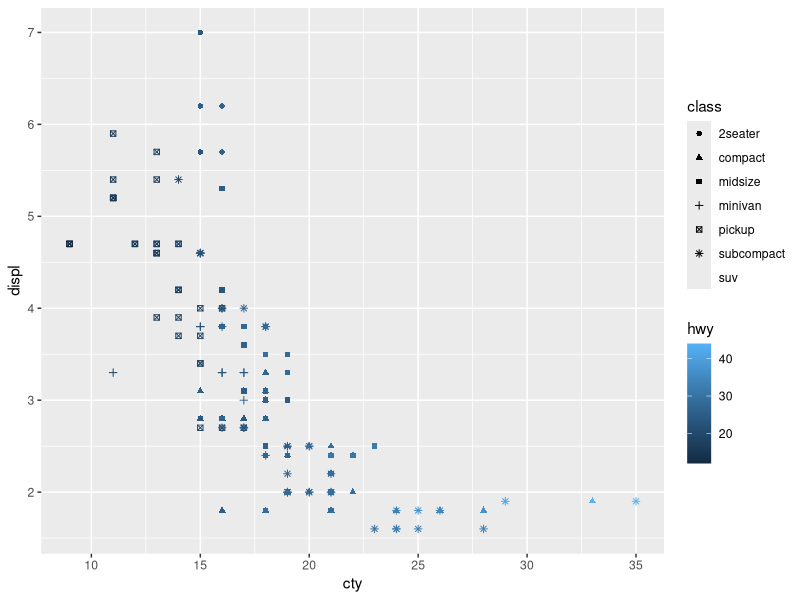
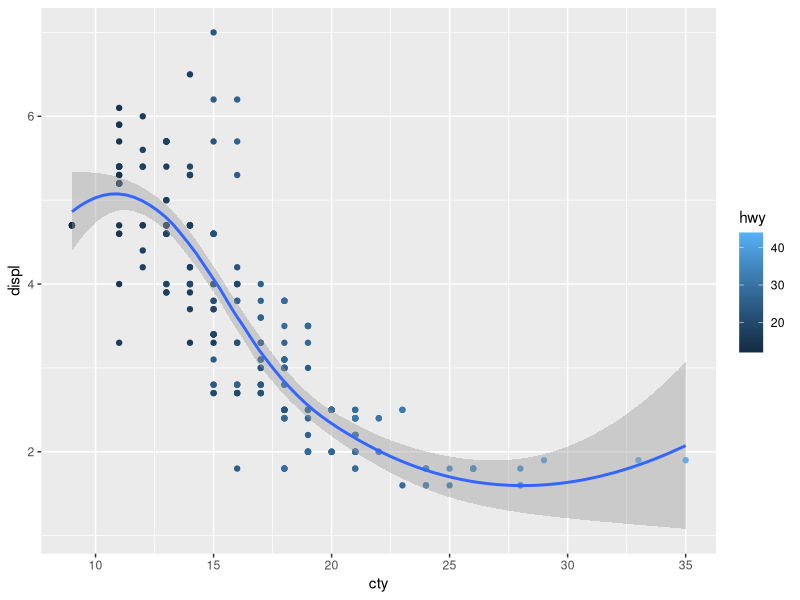
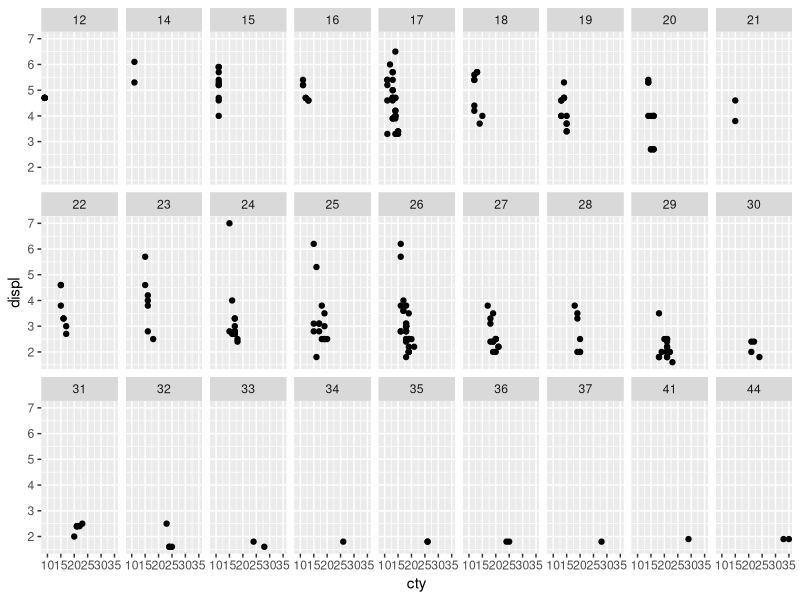
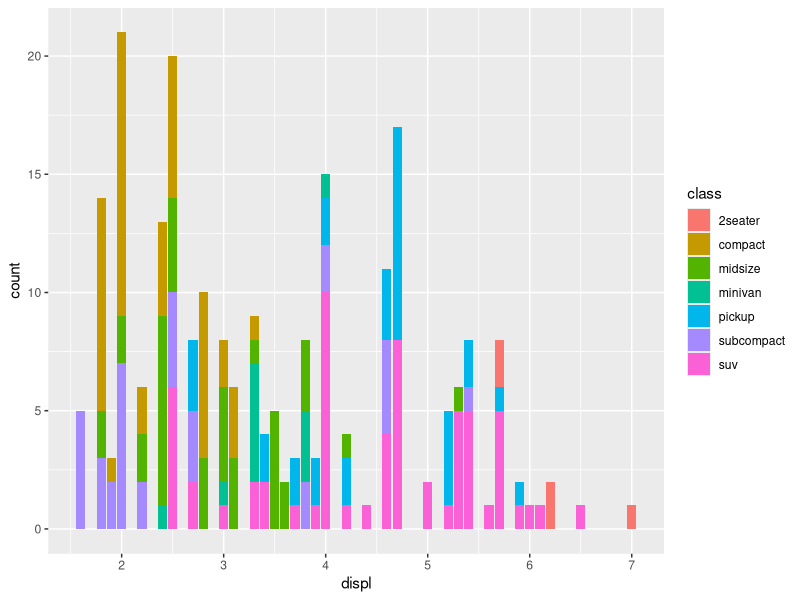
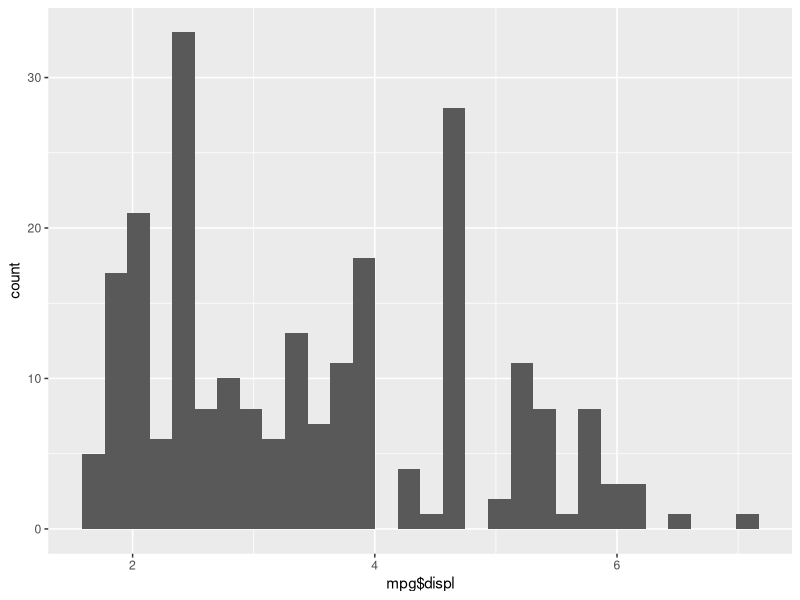
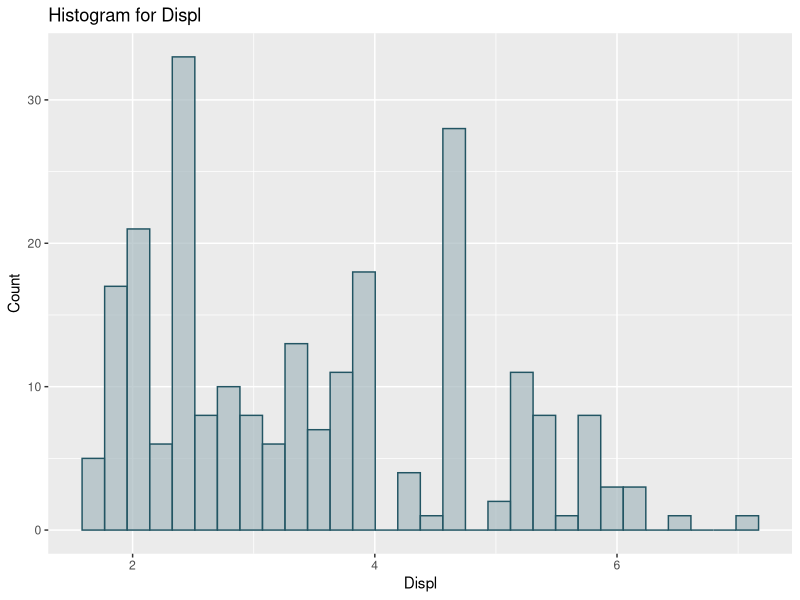
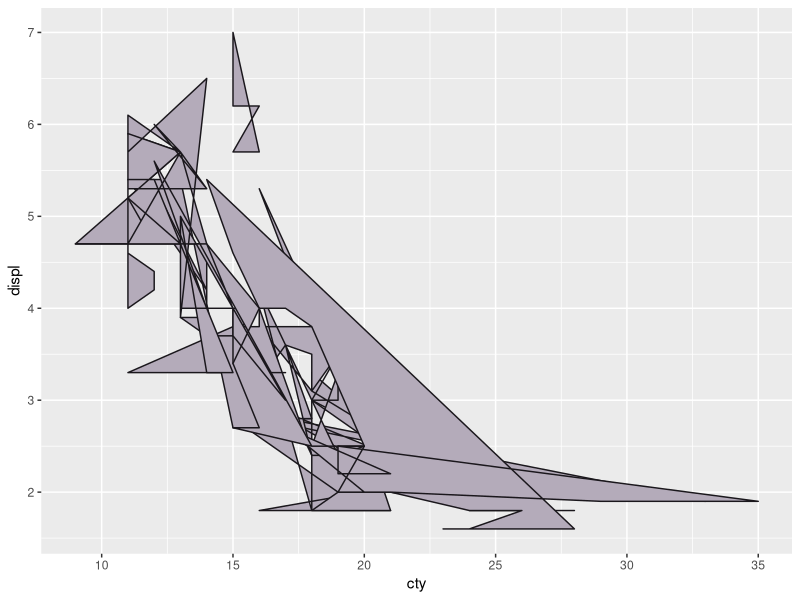
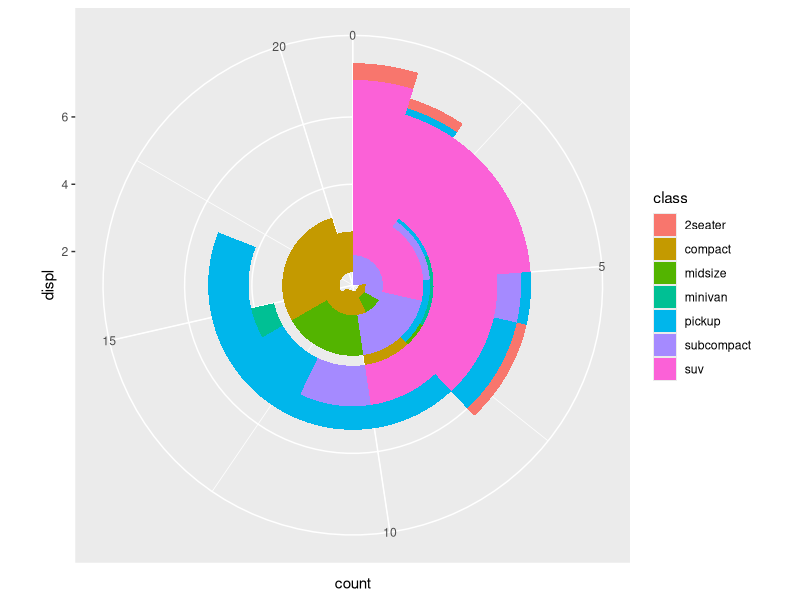

Recreate these plots in R, in order.
## ---- chunk 1
library(dplyr)
install.packages("tidyverse", repos = "http://cran.us.r-project.org")
library(tidyverse)
library(ggplot2)
## ---- chunk 2
ggplot(data = mpg) + 
  geom_point(mapping = aes(x = cty, y = displ, color = hwy, shape = class)) 
## ---- chunk 3
ggplot(data = mpg, mapping = aes(x = cty, y = displ)) + 
  geom_point(mapping = aes(color = hwy)) + 
  geom_smooth()
## ---- chunk 4
ggplot(data = mpg) + 
  geom_point(mapping = aes(x = cty, y = displ)) + 
  facet_wrap(~ hwy, nrow = 3)
## ---- chunk 5
ggplot(data = mpg) + 
  geom_bar(mapping = aes(x = displ, fill = class, position = "dodge"))
## ---- chunk 6
ggplot(data = mpg, aes(mpg$displ)) + 
  geom_histogram()
## ---- chunk 7
ggplot(data = mpg, aes(x = mpg$displ)) + 
  geom_histogram(col = "#225563",
                 fill = "#a6b9bf", 
                 alpha = .7) + 
  labs(title="Histogram for Displ", x="Displ", y="Count")
## ---- chunk 8
ggplot(mpg, aes(cty, displ, group = class)) +
  geom_polygon(fill = "#b4abba", colour = "#1a171c")
## ---- chunk 9
wind7 <- ggplot(data = mpg, aes(x = displ, fill = class)) + 
  geom_bar(width = 1.2)
  coord_polar("y")
wind7 + coord_polar(theta = "y")
